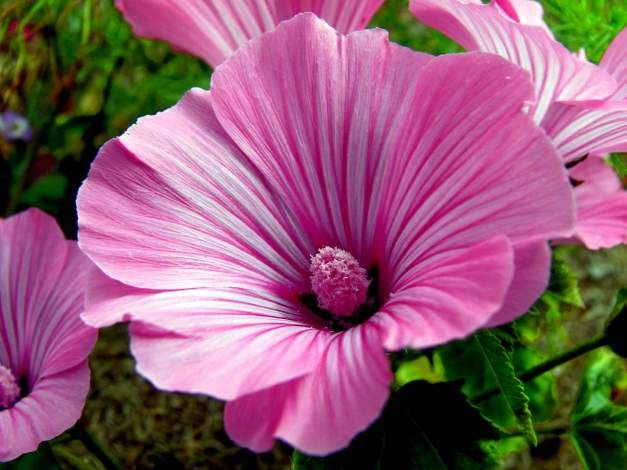
#> input picture flower1.png, 627 x 470 px
$ python img_decompress.py
#> lines starting #> are read from the running program, lines starting #| are printed output that depends on the picture
import sys
import os.path
import cv2
import numpy as np
from skimage import io
#import matplotlib.pyplot as plt

if __name__ == "__main__":
	try:
		name, = [x for x in input().split()]
#> the answer given: flower1.png
		if (os.path.isfile(name)):
			#opencv reads images in bgr format
			#c = cv2.imread(name, cv2.IMREAD_GRAYSCALE)
			c = io.imread(name, as_gray=True)
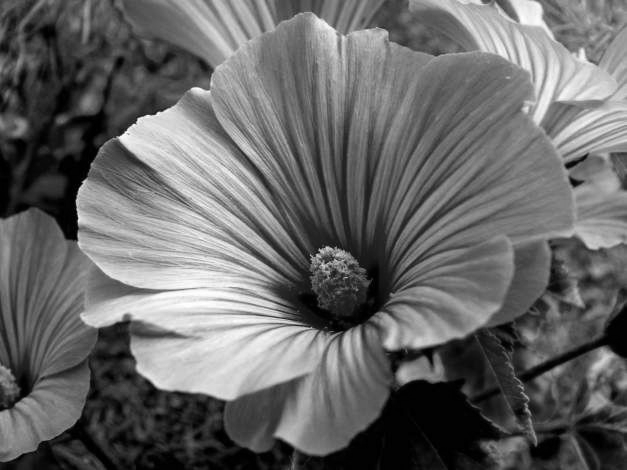
#> c: shape (470, 627) float64; min 0, max 1, mean 0.408
		else:
			raise FileNotFoundError
	except ValueError:
		print("Enter _clusters path")
		sys.exit(1)
	except FileNotFoundError:
		print("FileNotFoundError : '" + name + "' was not found!")
		sys.exit(1)

	#convert bgr to rgb image
	#c = c[...,::-1]

	basename = name[:name.rfind('_')]
	try:
		μ = np.load(basename + '_means.npy')
	except IOError:
		print("_means should be in the same directory as _clusters!")
#> (the run stopped early here; a loop or call above may not have finished)
